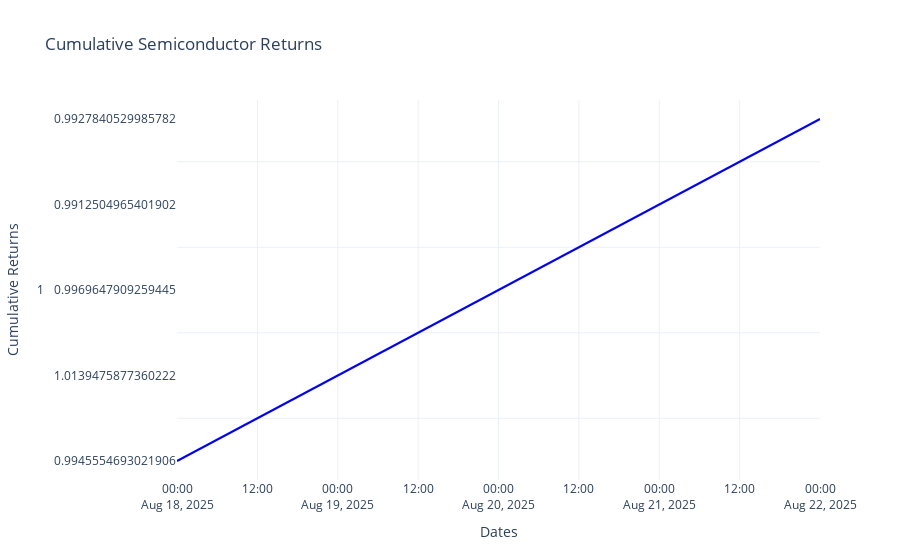

Source (notebook cell):
### Code cell
semiconductor_returns = semiconductor_data[price_col].pct_change()  # Calculate daily returns
semiconductor_returns.iloc[0, :] = 0  # Set the initial value of returns to 0 (first day)

# Define the weights for each company in the portfolio
weights = np.array([0.1, 0.2, 0.25, 0.25, 0.2])  # Adjust these weights as needed

# Calculate the weighted returns for each company
weighted_returns = weights * semiconductor_returns

# Calculate cumulative returns for the portfolio
cumulative_returns = (weighted_returns + 1).cumprod()

# Create the figure
fig = go.Figure()

# Add cumulative returns line plot
fig.add_trace(go.Scatter(x=cumulative_returns.index, 
                         y=cumulative_returns.values, 
                         mode='lines', 
                         name='Cumulative Returns', 
                         line=dict(color='blue')))

# Update layout
fig.update_layout(title='Cumulative Semiconductor Returns',
                  xaxis_title='Dates',
                  yaxis_title='Cumulative Returns',
                  template='plotly_white')

# Show the plot
fig.show()
